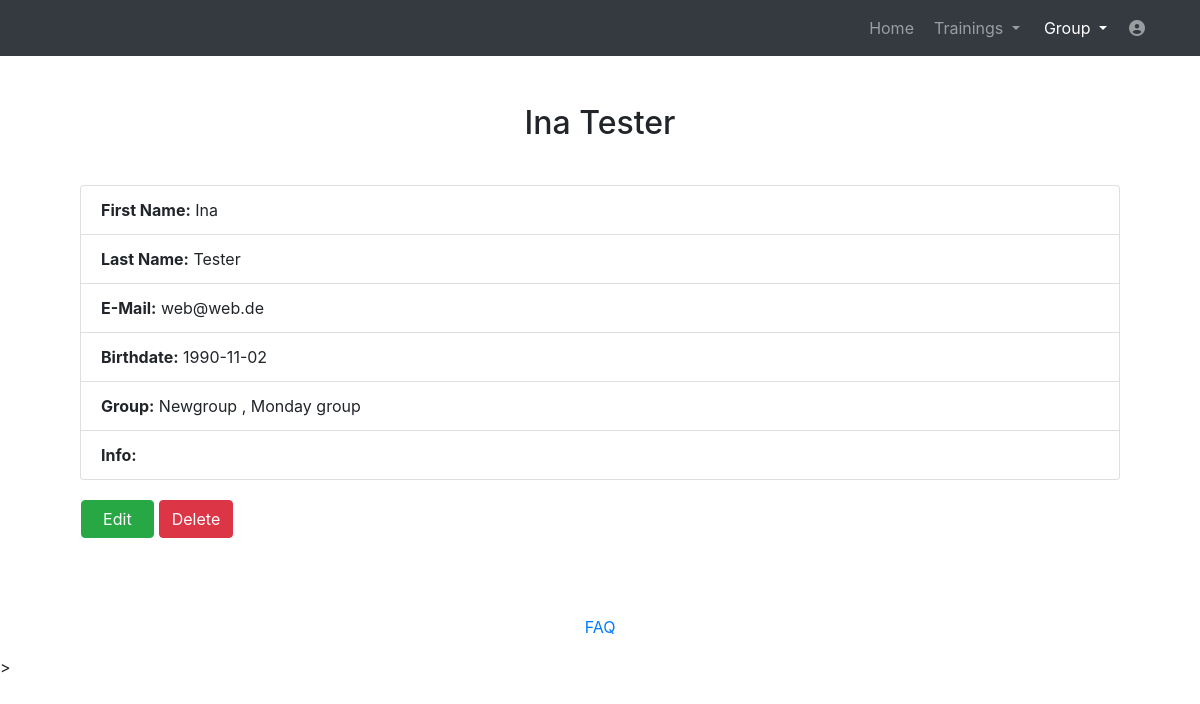
/website/showathlete/1 (signed in), run on the app's committed database.
### website/models.py (models this page shows)
class Swimmer(models.Model):
    first_name = models.CharField(max_length=30)
    last_name = models.CharField(max_length=30)
    birthdate = models.CharField(max_length=30, null=True, default='')
    email = models.CharField(max_length=30)
    info = models.CharField(max_length=828, null=True, default='')
    user = models.ForeignKey(User, on_delete=models.CASCADE)

### website/views_loggedin.py (the view)
# urls.py: path('showathlete/<int:athlete_id>', views_loggedin.showathlete, name='showathlete'),
@login_required
def showathlete(request, athlete_id):
    array = []
    if Swimmer.objects.filter(pk=athlete_id).exists():
        swimmer = Swimmer.objects.get(pk=athlete_id)
        if swimmer.user == request.user:
            if RelationsSwimGroup.objects.filter(swimmer=swimmer, user=request.user).exists():
                relationgroup = RelationsSwimGroup.objects.filter(swimmer=swimmer, user=request.user)
                for g in relationgroup:
                    array.append(g.group.name)
            return render(request, 'showathlete.html', context={'swimmer': swimmer, 'athlete_id': athlete_id, 'array': array})
        else:
            messages.info(request, 'Access denied. You are not the trainer of this athlete!', extra_tags='alert')
            return HttpResponseRedirect(reverse('athletes'))
    else:
        messages.info(request, 'The athlete with the id ' + str(athlete_id) + ' does not exist.', extra_tags='alert')
        return HttpResponseRedirect(reverse('athletes'))

### templates/showathlete.html (shortened to what this page needs)
<!DOCTYPE html>
<html lang="en">
<head>
  {% load static %}
  <link href="{% static 'vendor/bootstrap/css/bootstrap.min.css' %}" rel="stylesheet">
  <link media="screen" href="{% static 'css/plan.css' %}" rel="stylesheet">
  <link href="{% static 'vendor/fontawesome-free/css/all.min.css' %}" rel="stylesheet" type="text/css">
  <link href="//netdna.bootstrapcdn.com/font-awesome/3.2.1/css/font-awesome.css" rel="stylesheet">
<body>
  <nav class="navbar navbar-expand-lg navbar-dark bg-dark static-top">
    <div class="container">
      <div class="collapse navbar-collapse" id="navbarResponsive">
        <ul class="navbar-nav ml-auto">
          <li class="nav-item ">
            <a class="nav-link" href="../home">Home</a>
          </li>
		  <li class="nav-item dropdown no-arrow mx-1">
			<a class="nav-link dropdown-toggle" href="#" id="messagesDropdown" role="button" data-toggle="dropdown" aria-haspopup="true" aria-expanded="false">
					Trainings
			</a>
		  </li>
          <li class="nav-item dropdown no-arrow mx-1 active">
			<a class="nav-link dropdown-toggle" href="#" id="messagesDropdown" role="button" data-toggle="dropdown" aria-haspopup="true" aria-expanded="false">
					Group
			</a>
		  </li>
		   <li class="nav-item dropdown no-arrow">
			<a class="nav-link " href="#" id="userDropdown" role="button" data-toggle="dropdown" aria-haspopup="true" aria-expanded="false">
			  <i class="fas fa-user-circle fa-fw"></i>
			</a>
		  </li>
        </ul>
      </div>
    </div>
  </nav>
  <div class="container">
    <div class="row">
      <div class="col-lg-12 text-center">
          <h2 class="mt-5">{{swimmer.first_name}} {{swimmer.last_name}}</h2>
      </div>
    </div>
    <div class="tab-content" style="padding:15px;">
        <div class="tab-pane active" id="profile">
            <div>
                <div class="card-body">
                        <ul class="list-group" style="margin:0px">
                            <li class="list-group-item"><b>First Name:</b> {{swimmer.first_name}}
                            </li>
                            <li class="list-group-item"><b>Last Name:</b> {{swimmer.last_name}}
                            </li>
                            <li class="list-group-item"><b>E-Mail:</b> {{swimmer.email}}
                            </li>
                            <li class="list-group-item"><b>Birthdate:</b> {{swimmer.birthdate}}
                            </li>
                            <li class="list-group-item"><b>Group:</b> {{ array|join:", " }}
                            </li>
                            <li class="list-group-item"><b>Info:</b> {{swimmer.info}}
                            </li>
                        </ul>
                </div>
                <div style="margin-bottom: 2.0%">
                <a  href="{% url 'alterathlete' athlete_id=swimmer.pk %}" id="edit" name="edit" class="btn btn-success" style=" margin-left: 1.9%;padding-left: 2.0%;padding-right: 2.0%;">Edit</a>
                <a href="" class="btn btn-danger" data-toggle="modal" style="color: white;" data-toggle="modal" data-target="#deleteModal" >Delete</a>
            </div>
        </div>
    </div>
  </div>
  </div>
  <br>
    <footer class="page-footer font-small blue">
      <div class="footer-copyright text-center py-3">
        <a href="../help"> FAQ</a>
      </div>
    </footer>
</body>
</html>

### data on the page
Swimmer: first_name "Ina", last_name "Tester", email "web@web.de", birthdate "1990-11-02"

### other printed values
{{ array|join:", " }} "Newgroup , Monday group"
